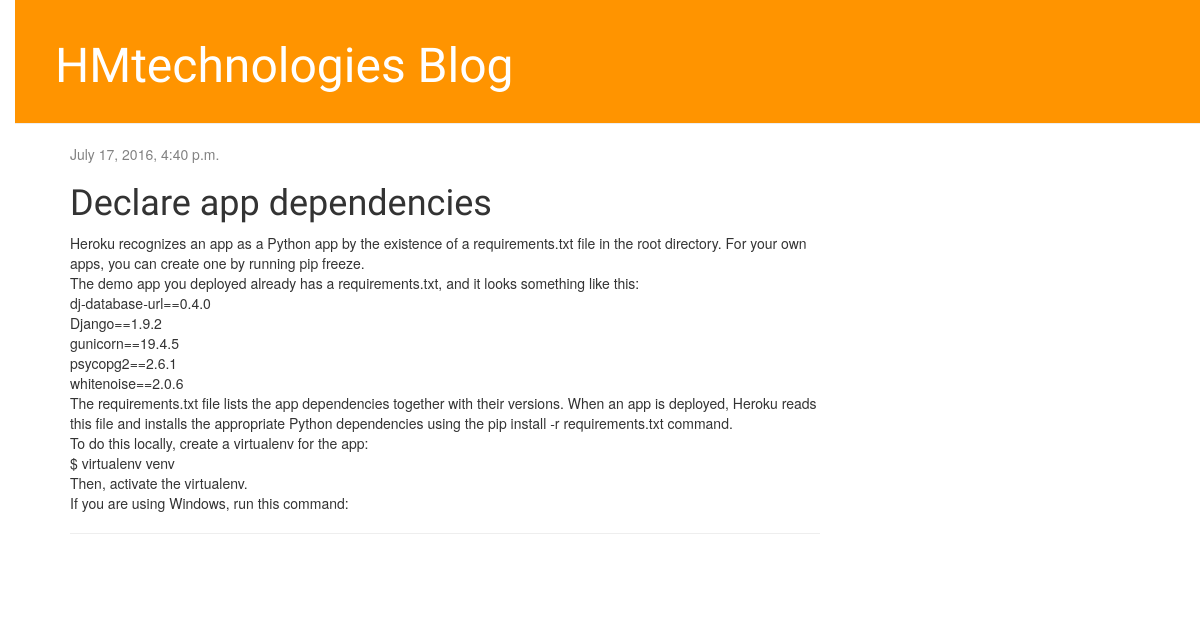
The app's page /post/1/ with its own data.
### blog/models.py (models this page shows, shortened)
class Post(models.Model):
    author = models.ForeignKey('auth.User')
    title = models.CharField(max_length=200)
    text = models.TextField()
    created_date = models.DateTimeField(
            default=timezone.now)
    published_date = models.DateTimeField(
            blank=True, null=True)

### blog/views.py (the view)
# urls.py: url(r'^post/(?P<pk>\d+)/$', views.post_detail, name='post_detail'),
def post_detail(request, pk):
    post = get_object_or_404(Post, pk=pk)
    return render(request, 'blog/post_detail.html', {'post': post})

### blog/templates/blog/post_detail.html (shortened to what this page needs)
{% extends 'blog/base.html' %}
{% block content %}
    <div class="post">
        {% if post.published_date %}
            <div class="date">
                {{ post.published_date }}
            </div>
            {% else %}
            <a class="btn btn-default" href="{% url 'blog.views.post_publish' pk=post.pk %}">Publish</a>
        {% endif %}
        <h1>{{ post.title }}</h1>
        <p>{{ post.text|linebreaksbr }}</p>
        <hr>
    </div>
{% endblock %}

### blog/static/css/blog.css (style rules this page uses)
body { padding-left: 15px; }
h1, h2, h3, h4 { font-family: 'Lobster', cursive; }
.date { color: #828282; }
.post { margin-bottom: 70px; }

### records on screen
Post: published_date "July 17, 2016, 4:40 p.m.", title "Declare app dependencies", text "Heroku recognizes an app as a Python app by the existence of a requirements.txt file in the root directory. For your own apps, you can create one by running pip freeze. The demo app you deployed already has a requirements.txt, and it looks something like this: dj-database-url==0.4.0 Django==1.9.2 gunicorn==19.4.5 psycopg2==2.6.1 whitenoise==2.0.6 The requirements.txt file lists the app dependencies together with their versions. When an app is deployed, Heroku reads this file and installs the appropriate Python dependencies using the pip install -r requirements.txt command. To do this locally, create a virtualenv for the app: $ virtualenv venv Then, activate the virtualenv. If you are using…"
